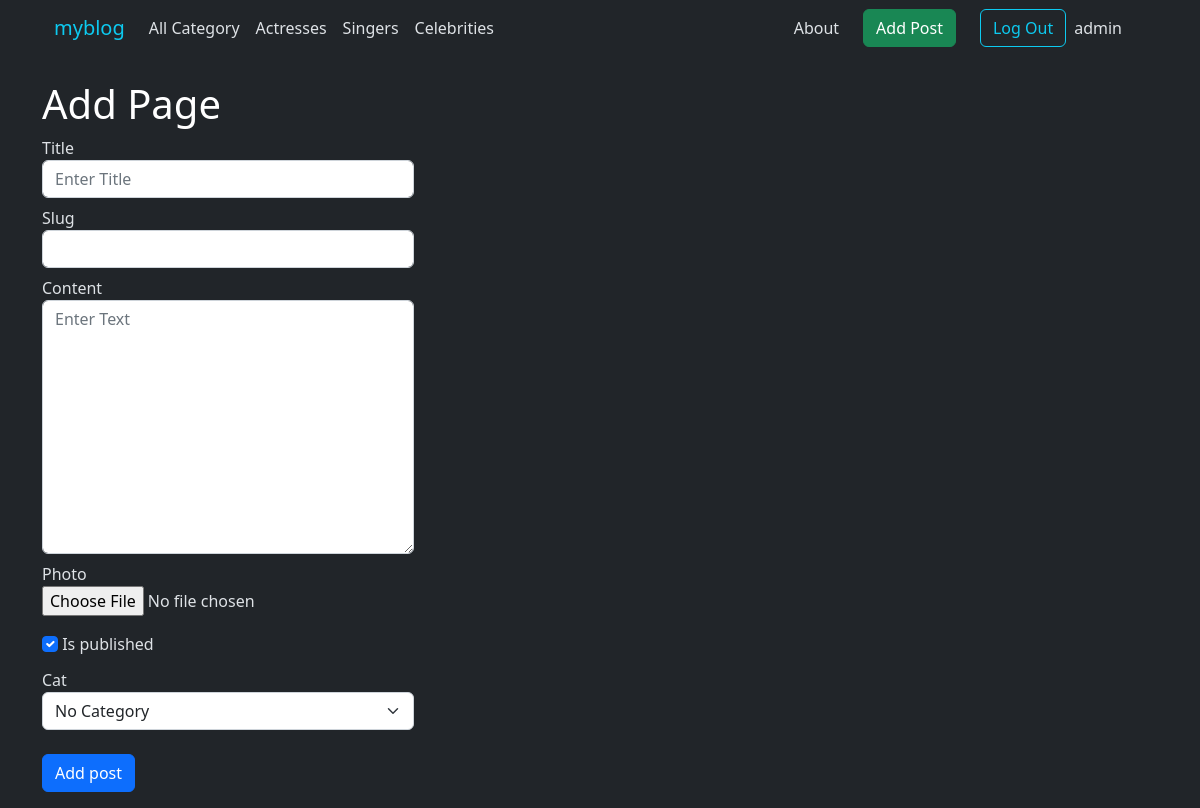
Screenshot of /add_page/ (signed in) with the database file from the repository.
### women/models.py (models this page shows)
class Category(models.Model):
    name = models.CharField(max_length=100, db_index=True)
    slug = models.SlugField(max_length=255, unique=True, db_index=True)
    def __str__(self):
        return self.name
    def get_absolute_url(self):
        return reverse('cat', kwargs={'cat_slug': self.slug})
    class Meta:
        ordering = ['id']

### women/views.py (the view)
# urls.py: path('add_page/', AddPage.as_view(), name='add_page'),
class AddPage(LoginRequiredMixin, DataMixin, CreateView):
    form_class = AddPost1
    template_name = 'women/add_page.html'
    login_url = reverse_lazy('home')
    def get_context_data(self, *, object_list=None, **kwargs):
        context = super().get_context_data(**kwargs)
        c_def = self.get_user_context(title='Add Page')
        return dict(list(context.items()) + list(c_def.items()))

### women/forms.py (shortened to what this page needs)
class AddPost1(forms.ModelForm):
    def __init__(self, *args, **kwargs):
        super().__init__(*args, **kwargs)
        self.fields['cat'].empty_label = "No Category"
    class Meta:
        model = Women
        field = ('title', 'slug', 'content', 'photo', 'is_published', 'cat')
        widgets = {
            'title': forms.TextInput(attrs={
                'class': 'form-control form-label mb-10',
                'placeholder': 'Enter Title'
            }),
            'slug': forms.TextInput(attrs={
                'class': 'form-control form-label mb-10'
            }),
            'content': forms.Textarea(attrs={
                'class': 'form-control form-label textarea',
                'placeholder': 'Enter Text'
            }),
            'is_published': forms.CheckboxInput(attrs={
                'class': 'form-check-input mb-3 ',
                'type': 'checkbox'
            }),
            'cat': forms.Select(attrs={
                'class': 'form-select mb-3'
            })
            }
        exclude = ()

### women/utils.py (called while the page is built)
    def get_user_context(self, **kwargs):
        context = kwargs
        cats = Category.objects.all()
        context['cats'] = cats
        return context

### women/templates/women/add_page.html (shortened to what this page needs)
{% extends 'women/base.html' %}
{% block content %}
<h1> {{ title }} </h1>
<form class="col-lg-4" action="{% url 'add_page' %}" method="post" enctype="multipart/form-data">
  <div class="mb-3 form_color">
    <div class="form-group">
        <label for="{{ form.title.id_for_label }}">{{form.title.label}}</label>
        {{ form.title }}
    </div>
     <div class="form-group">
        <label for="{{ form.slug.id_for_label }}">{{form.slug.label}}</label>
        {{ form.slug }}
    </div>
    <div class="form-group">
        <label for="{{ form.content.id_for_label }}">{{form.content.label}}</label>
        {{ form.content }}
    </div>
    <div class="form-group mb-3">
        <label for="{{ form.photo.id_for_label }}">{{form.photo.label}}</label></br>
        {{ form.photo }}
    </div>
    <div class="form-group">
        {{ form.is_published }}
        <label for="{{ form.is_published.id_for_label }}">{{form.is_published.label}}</label>
    </div>
    <div class="form-group">
        <label for="{{ form.cat.id_for_label }}">{{form.cat.label}}</label>
        {{ form.cat }}
    </div>
    <div class="form-group mt-4 mb-0">
        <input class="btn btn-primary btn-block" type="submit" value="Add post">
    </div>
</form>
{% endblock %}

### women/templates/women/base.html (shortened to what this page needs)
{% load static %}
<!doctype html>
<html lang="en">
<head>
    <link rel="stylesheet" href="https://cdn.jsdelivr.net/npm/bootstrap@5.2.3/dist/css/bootstrap.min.css">
    <link type="text/css" href="{% static 'women/css/main.css'%}" rel="stylesheet">
</head>
<body>
<div class="container">
    {% block mainmenu %}
    <nav class="navbar navbar-expand-lg bg-body-tertiary mb-4">
        <div class="container-fluid nav_color">
            <a class="navbar-brand " href="{% url 'home' %}"><span class="text-info">myblog</span></a>
            <div class="collapse navbar-collapse" id="navbarSupportedContent">
                <ul class="navbar-nav me-auto mb-2 mb-lg-0">
                        <li class="nav-item ">
                            <a class="nav-link nav_color" href="{% url 'home' %}">All Category</a>
                        </li>
                    {% for cat in cats %}
                       <li class="nav-item">
                          <a class="nav-link nav_color" href="{{cat.get_absolute_url}}">{{cat.name}}</a>
                       </li>
                    {% endfor %}
                </ul>
                <a class="nav-link me-4 nav_color" href="{% url 'about' %}">About</a>
                {% if user.is_authenticated %}
                    <a class="btn btn-success  me-4" role="button" href="{% url 'add_page' %}">Add Post</a>
                    <a class="btn btn-outline-info me-2" role="button" href="{% url 'logout' %}">Log Out</a>
                    <div class="me-4">{{ request.user.username }}</div>
                {% else %}
                    <a class="btn btn-outline-info me-2" role="button" href="{% url 'register' %}">Sign In</a>
                    <a class="btn btn-outline-info " role="button" href="{% url 'login' %}">Log In</a>
                {% endif %}
            </div>
        </div>
    </nav>
    {% endblock mainmenu %}
    {% block content %}
    {% endblock %}
</div>
</body>
</html>

### women/static/women/css/main.css (style rules this page uses)
h1 { color: white; }
.form_color { color: #dee2e6; }
.nav_color { color: #dee2e6; }
body { background: #212529; }

### rows the page displays
Category: name "Actresses"
Category: name "Singers"
Category: name "Celebrities"

### other values shown
{{ request.user.username }} "admin"
{{ title }} "Add Page"
